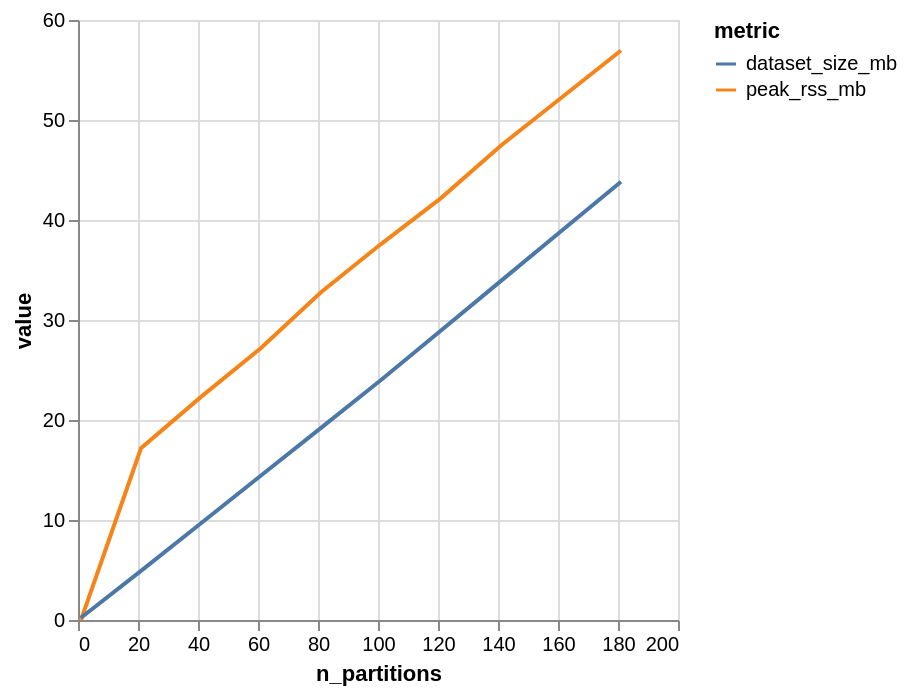

Notebook code for this chart:
### Code cell
import json
import os
import subprocess
import sys
from pathlib import Path
from tempfile import TemporaryDirectory
from urllib.parse import quote

import numpy as np

os.environ["POLARS_OOC_MEMORY_BUDGET_MB"] = "100"  # disable Polars' own memory budget
os.environ["POLARS_ENGINE_AFFINITY"] = "streaming"
os.environ["POLARS_STREAMING_CHUNK_SIZE"] = "2000"  # small chunks to stress memory
os.environ["POLARS_VERBOSE"] = "0"  # enable verbose logging to stdout for debugging
os.environ["POLARS_MAX_THREADS"] = "1"  # enable verbose logging to stdout for debugging

import polars as pl

_IMPL = Path(".").parent / "_memory_analysis_impl.py"
assert _IMPL.exists(), f"Expected {_IMPL} to exist"


def write_partitioned_measurements(src: Path, n_partitions: int, rows_per_partition: int) -> float:
    """Write partitioned parquet with (measurement, unit, timestamp, value) columns.

    Each partition holds ``ROWS_PER_PARTITION`` readings spread over
    ``N_MEASUREMENTS`` distinct measurements, so grouping by measurement yields
    a handful of groups with very long ``timestamp``/``value`` list columns.
    """
    total_mbytes = 0
    for p in range(n_partitions):
        measurement = f"measurement_{p}"
        measurement_col = "measurement"
        partition_dir = src / f"{quote(measurement_col)}={quote(measurement)}"
        partition_dir.mkdir(parents=True, exist_ok=True)
        df = pl.DataFrame([
            pl.repeat(measurement, 10_000, eager=True).rename(measurement_col),
            (pl.int_range(0, 10_000, eager=True) % 5)
            .cast(pl.String)
            .str.pad_start(length=3, fill_char="0")
            .rename("channel"),
            pl.Series(np.random.rand(10_000)).rename("value"),
        ])
        df.write_parquet(partition_dir / "00001.parquet")
        total_mbytes += df.estimated_size(unit="mb")
    return total_mbytes


def _run(name: str, tmp_path: Path, n_partitions: int, rows_per_partition: int) -> dict:
    """Spawn a fresh interpreter to run ``run_<name>`` in ``_memory_analysis_impl.py``."""
    src = tmp_path / "src"
    src.mkdir(parents=True, exist_ok=True)
    data_size_mb = write_partitioned_measurements(src, n_partitions, rows_per_partition)

    result = subprocess.run(
        [
            sys.executable,
            str(_IMPL),
            name,
            str(tmp_path),
            str(rows_per_partition),
        ],
        capture_output=True,
        text=True,
        env={**os.environ},
    )
    output = (result.stdout + result.stderr).strip()
    print(f"Output from memory worker '{name}':\n{output}")

    if result.returncode != 0:
        raise RuntimeError(f"Memory worker '{name}' failed:\n{output}")
    else:
        data = json.loads(output.splitlines()[-1])
        data.update({"dataset_size_mb": data_size_mb})
        return data


rows_per_partition = 100_000
num_partitions = 200

results = []

for i in range(1, num_partitions + 1, 20):
    with TemporaryDirectory() as tmp_dir:
        tmp_path = Path(tmp_dir)
        result = _run("pure_polars", tmp_path, i, rows_per_partition)
        print(
            f"Peak RSS: {result['peak_rss_mb']:.1f} MB, Dataset size: {result['dataset_size_mb']:.1f} MB"
        )

        result.update({"n_partitions": i, "rows_per_partition": rows_per_partition})
        results.append(result)

results_df = pl.DataFrame(results)
results_df.unpivot(
    index="n_partitions",
    on=["peak_rss_mb", "dataset_size_mb"],
    variable_name="metric",
    value_name="value",
).plot.line().encode(x="n_partitions", y="value", color="metric")

### Figure 1 — Vega-Lite specification as saved in the notebook (floating-point values rounded to 4 significant figures)
{"config": {"view": {"continuousWidth": 300, "continuousHeight": 300}}, "data": {"name": "data-bf48de0dd2cfc381e35e591d10ed7636"}, "mark": {"type": "line", "tooltip": true}, "encoding": {"color": {"field": "metric", "type": "nominal"}, "x": {"field": "n_partitions", "type": "quantitative"}, "y": {"field": "value", "type": "quantitative"}}, "params": [{"name": "param_1e9efca18e7a2868", "select": {"type": "interval", "encodings": ["x", "y"]}, "bind": "scales"}], "$schema": "https://vega.github.io/schema/vega-lite/v6.4.1.json", "datasets": {"data-bf48de0dd2cfc381e35e591d10ed7636": [{"n_partitions": 1, "metric": "peak_rss_mb", "value": 0.0}, {"n_partitions": 21, "metric": "peak_rss_mb", "value": 17.17}, {"n_partitions": 41, "metric": "peak_rss_mb", "value": 22.31}, {"n_partitions": 61, "metric": "peak_rss_mb", "value": 27.2}, {"n_partitions": 81, "metric": "peak_rss_mb", "value": 32.78}, {"n_partitions": 101, "metric": "peak_rss_mb", "value": 37.59}, {"n_partitions": 121, "metric": "peak_rss_mb", "value": 42.19}, {"n_partitions": 141, "metric": "peak_rss_mb", "value": 47.45}, {"n_partitions": 161, "metric": "peak_rss_mb", "value": 52.2}, {"n_partitions": 181, "metric": "peak_rss_mb", "value": 56.95}, {"n_partitions": 1, "metric": "dataset_size_mb", "value": 0.2289}, {"n_partitions": 21, "metric": "dataset_size_mb", "value": 4.911}, {"n_partitions": 41, "metric": "dataset_size_mb", "value": 9.68}, {"n_partitions": 61, "metric": "dataset_size_mb", "value": 14.45}, {"n_partitions": 81, "metric": "dataset_size_mb", "value": 19.22}, {"n_partitions": 101, "metric": "dataset_size_mb", "value": 23.99}, {"n_partitions": 121, "metric": "dataset_size_mb", "value": 28.95}, {"n_partitions": 141, "metric": "dataset_size_mb", "value": 33.91}, {"n_partitions": 161, "metric": "dataset_size_mb", "value": 38.87}, {"n_partitions": 181, "metric": "dataset_size_mb", "value": 43.83}]}}
